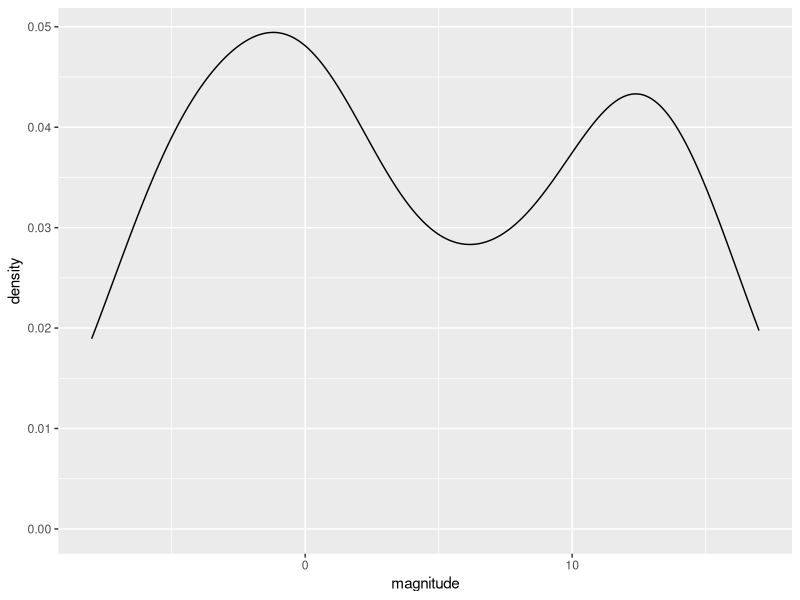
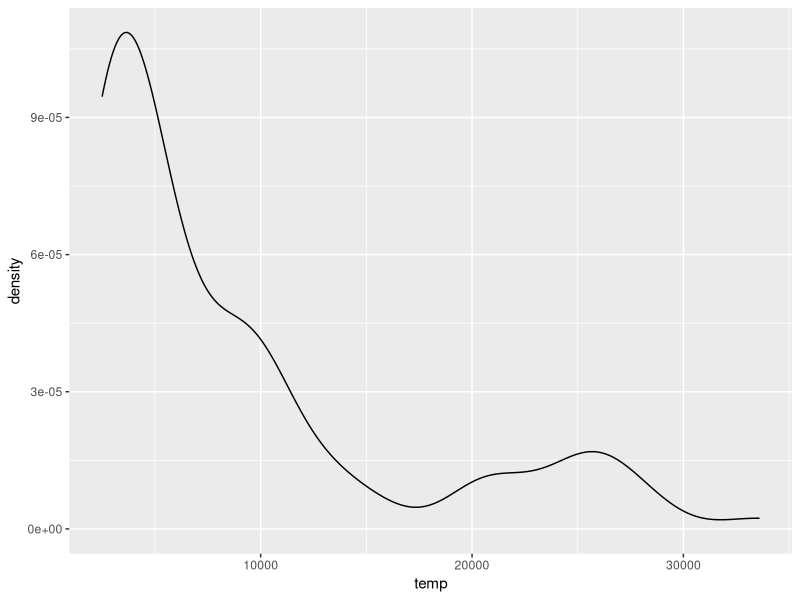
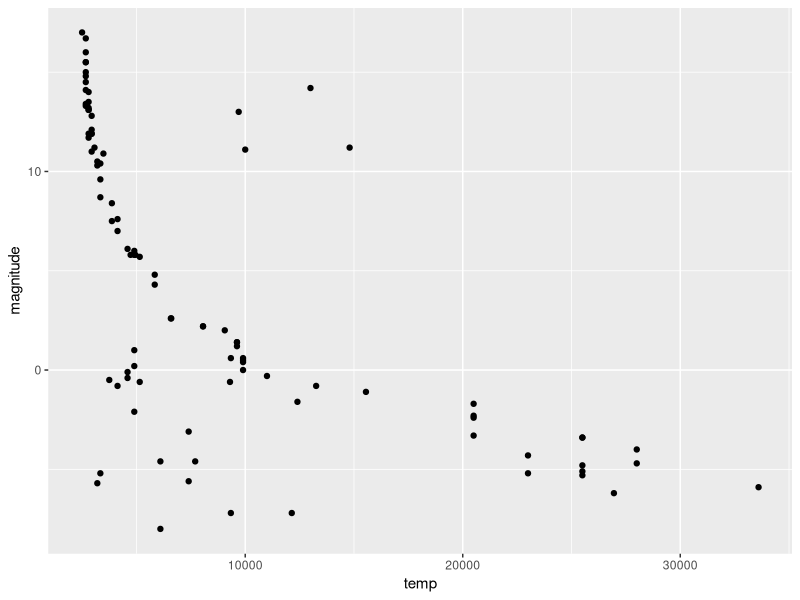
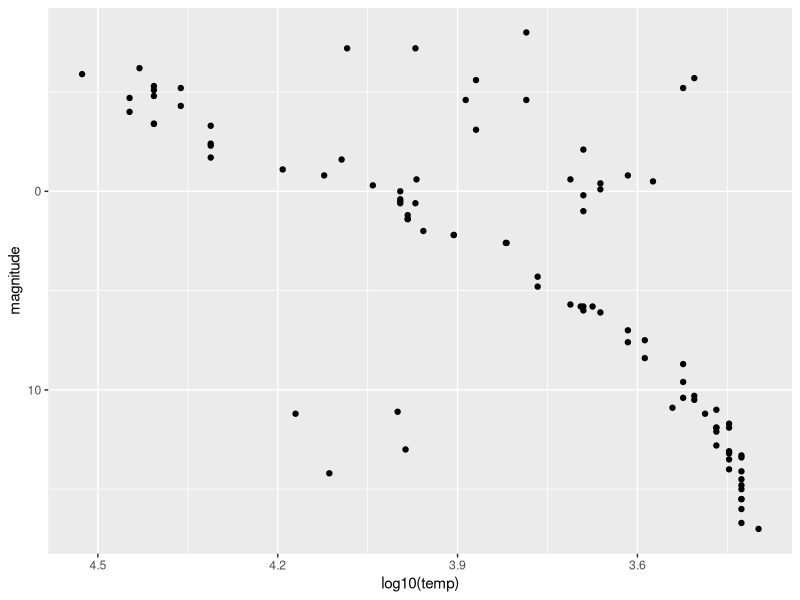
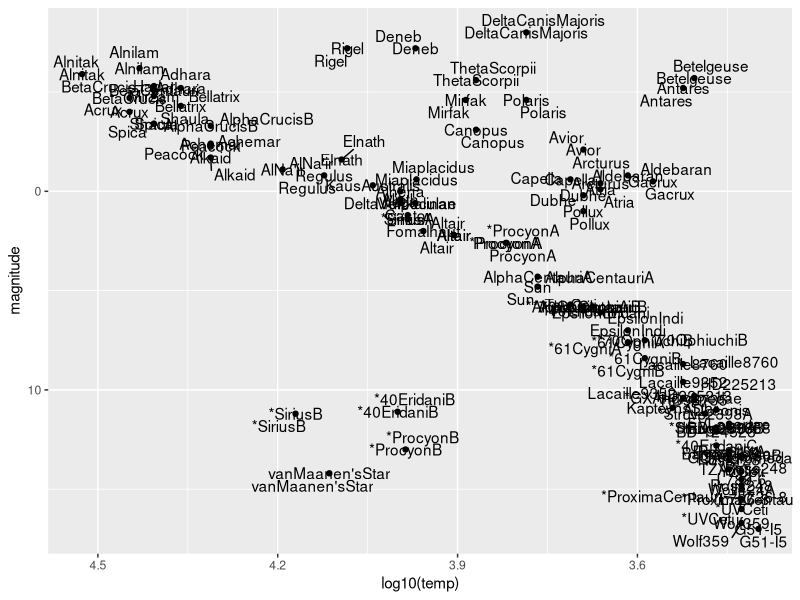
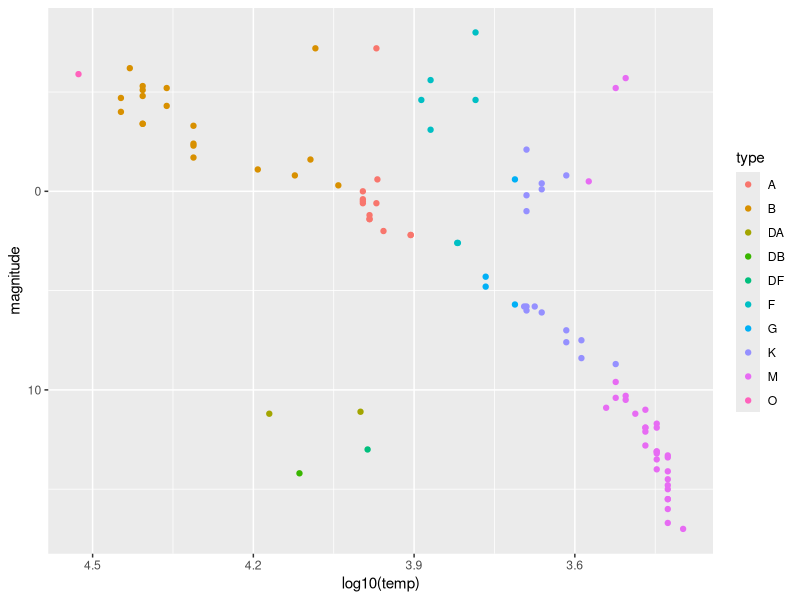
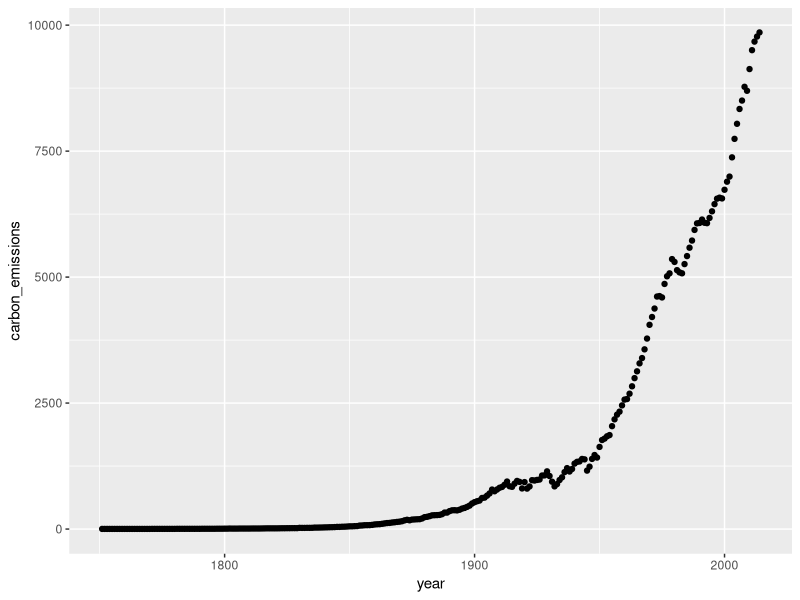
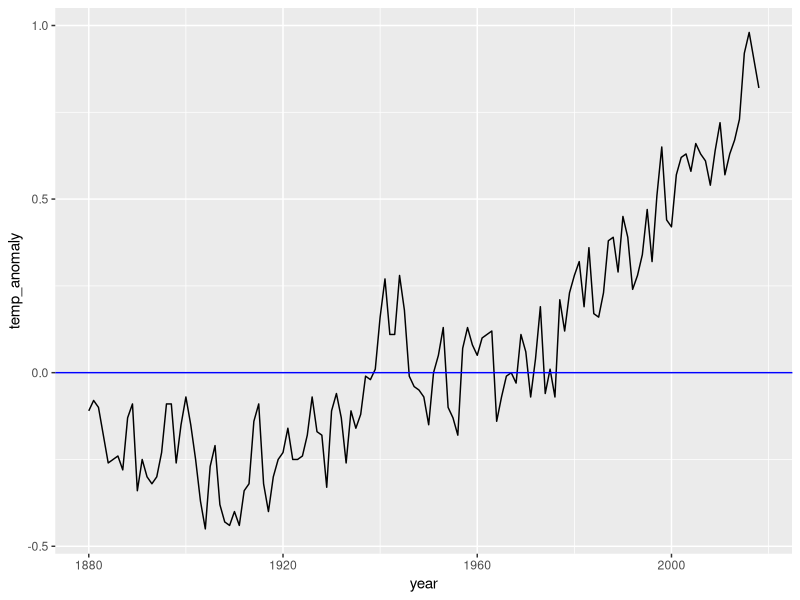

Here is the R script that generated these plots, in order:
## ---- chunk 1
knitr::opts_chunk$set(echo = TRUE)
## ---- chunk 2
library(dslabs)
data(murders)
head(murders)
## ---- chunk 3
data(heights)
names(heights)
## ---- chunk 4
head(heights)
## ---- chunk 5
x <- heights$height
length(unique(x))
## ---- chunk 6
x <- heights$height
tab <- table(x)
## ---- chunk 7
tab <- table(heights$height)
sum(tab==1)
## ---- chunk 8
# make a table of category proportions
prop.table(table(heights$sex))
## ---- chunk 9
#update.packages()
library(tidyverse)
library(dslabs)
data(stars)
options(digits = 3)   # report 3 significant digits
## ---- chunk 10
# What is the mean magnitude?
mean(stars$magnitude)
# What is the standard deviation of magnitude?
sd(stars$magnitude)
## ---- chunk 11
stars %>%
  ggplot(aes(magnitude)) +
  geom_density()
# How many peaks are there in the data?
# A: 2
## ---- chunk 12
stars %>%
  ggplot(aes(temp)) +
  geom_density()
# How many peaks are there in the data?
# A: 2
## ---- chunk 13
stars %>%
  ggplot(aes(x=temp, y=magnitude)) +
  geom_point()
## ---- chunk 14
stars %>%
  ggplot(aes(x=log10(temp), y=magnitude)) +
  scale_y_reverse() +
  scale_x_reverse() +
  geom_point()
## ---- chunk 15
library(ggrepel)
stars %>%
  ggplot(aes(x=log10(temp), y=magnitude, label=star)) +
  scale_y_reverse() +
  scale_x_reverse() +
  geom_point() +
  geom_text(aes(label=star)) +
  geom_text_repel()
# The least lumninous star in the sample with a surface temperature over 5000K is _________.
# A: van Maanens Star
# The two stars with lowest temperature and highest luminosity are known as supergiants. The two supergiants in this dataset are ____________.
# A: Betelgeuse and Antares
# The Sun is a ______________.
# A: main sequence star
stars %>% 
  filter(star=='Sun') %>%
  select_all()
## ---- chunk 16
stars %>%
  ggplot(aes(x=log10(temp), y=magnitude, color=type)) +
  scale_y_reverse() +
  scale_x_reverse() +
  geom_point()
# Which star type has the lowest temperature?
## ---- chunk 17
#update.packages()
library(tidyverse)
library(dslabs)
data(temp_carbon)
data(greenhouse_gases)
data(historic_co2)
## ---- chunk 18
str(temp_carbon)
temp_carbon %>%
    .$year %>%
    max()
temp_carbon %>%
    filter(!is.na(carbon_emissions)) %>%
    pull(year) %>%
    max()
#temp_carbon %>%
#    filter(!is.na(carbon_emissions)) %>%
#    max(year)
temp_carbon %>%
    filter(!is.na(carbon_emissions)) %>%
    .$year %>%
    max()
temp_carbon %>%
    filter(!is.na(carbon_emissions)) %>%
    select(year) %>%
    max()
#temp_carbon %>%
#    filter(!is.na(carbon_emissions)) %>%
#    max(.$year)
## ---- chunk 19
# What is the first year for which carbon emissions (carbon_emissions) data are available?
year_min <- temp_carbon %>%
  filter(!is.na(carbon_emissions)) %>%
  .$year %>%
  min()
# What is the last year for which carbon emissions data are available?
year_max <- temp_carbon %>%
  filter(!is.na(carbon_emissions)) %>%
  .$year %>%
  max()
# How many times larger were carbon emissions in the last year relative to the first year?
ratio <- temp_carbon %>%
  filter(year %in% c(year_min, year_max)) %>%
  .$carbon_emissions
#A:
ratio[1] / ratio[2]
# Scatter plot
temp_carbon %>%
  filter(!is.na(carbon_emissions)) %>%
  ggplot(aes(x=year, y=carbon_emissions)) +
  geom_point()
## ---- chunk 20
# What is the first year for which global temperature anomaly (temp_anomaly) data are available?
year_min <- temp_carbon %>%
  filter(!is.na(temp_anomaly)) %>%
  .$year %>%
  min()
year_min
# What is the last year for which global temperature anomaly data are available?
year_max <- temp_carbon %>%
  filter(!is.na(temp_anomaly)) %>%
  .$year %>%
  max()
year_max
# How many degrees Celsius has temperature increased over the date range?
diff <- temp_carbon %>%
  filter(year %in% c(year_min, year_max)) %>%
  .$temp_anomaly
#A:
diff
diff[1] - diff[2]
## ---- chunk 21
p <- temp_carbon %>%
  filter(!is.na(temp_anomaly)) %>%
  ggplot(aes(year, temp_anomaly)) +
  geom_line() + 
  geom_hline(aes(yintercept=0), color='blue')
p
## ---- chunk 22
q <- temp_carbon %>%
  filter(!is.na(temp_anomaly)) %>%
  ggplot(aes(year, temp_anomaly)) +
  geom_line() + 
  geom_hline(aes(yintercept=0), color='blue') +
  ylab("Temperature anomaly (degrees C)") +
  ggtitle("Temperature anomaly relative to 20th century mean, 1880-2018") +
  geom_text(aes(x=2000, y=0.05, label="20th century mean"), col='blue')
q
## ---- chunk 23
year_min <- temp_carbon %>%
  filter(!is.na(temp_anomaly) & temp_anomaly>0) %>%
  .$year %>%
  min()
year_min
## ---- chunk 24
year_max <- temp_carbon %>%
  filter(!is.na(temp_anomaly) & temp_anomaly<0) %>%
  .$year %>%
  max()
year_max
## ---- chunk 25
year_ <- temp_carbon %>%
  filter(!is.na(temp_anomaly) & temp_anomaly>0.5) %>%
  .$year %>%
  min()
year_
## ---- chunk 26
temp_carbon %>%
  filter(!is.na(temp_anomaly)) %>%
  ggplot(aes(year, temp_anomaly)) +
  geom_line(col='red') + 
  geom_hline(aes(yintercept=0), color='blue') +
  xlim(c(1880, 2018)) +
  ylab("Temperature anomaly (degrees C)") +
  ggtitle("Temperature anomaly relative to 20th century mean, 1880-2018") +
  geom_text(aes(x=2000, y=0.05, label="20th century mean"), col='blue') +
  geom_line(aes(year, ocean_anomaly), col='cyan') +
  geom_line(aes(year, land_anomaly), col='green')
## ---- chunk 27
str(greenhouse_gases)
## ---- chunk 28
greenhouse_gases %>%
    ggplot(aes(year, concentration)) +
    geom_line() +
    facet_grid(gas ~ ., scales = "free") +
    geom_vline(xintercept = 1850, col='red') +
    ylab("Concentration (ch4/n2o ppb, co2 ppm)") +
    ggtitle("Atmospheric greenhouse gas concentration by year, 0-2000")
## ---- chunk 29
temp_carbon %>%
  filter(!is.na(carbon_emissions)) %>%
  ggplot(aes(year, carbon_emissions)) +
  geom_line()
## ---- chunk 30
co2_time <- historic_co2 %>%
  filter(!is.na(co2)) %>%
  ggplot(aes(year, co2, col=source)) +
  geom_line() +
  ggtitle("Atmospheric CO2 concentration, -800,000 BC to today") +
  ylab("co2 (ppmv)")
co2_time
